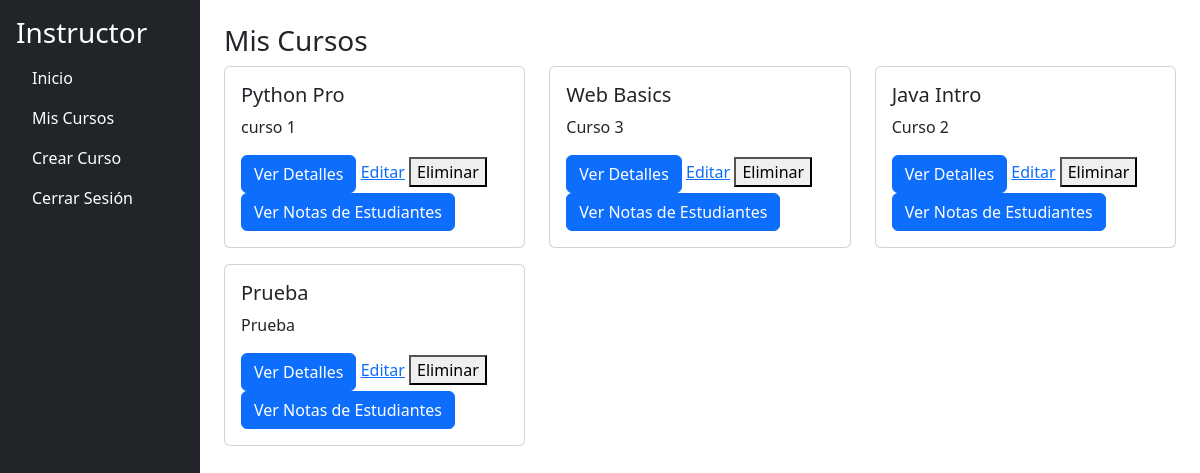
The page /instructor/courses (signed in) on the database its author committed.
### models.py (models this page shows, shortened)
class Course(db.Model):
    __tablename__ = 'courses'
    id = db.Column(db.Integer, primary_key=True)
    name = db.Column(db.String(200), nullable=False)
    description = db.Column(db.String(500), nullable=False)
    instructor_id = db.Column(db.Integer, db.ForeignKey('users.id'), nullable=False)
    modules = db.relationship('Module', back_populates='course', lazy=True, cascade='all, delete-orphan')
    enrollments = db.relationship(
        'CourseEnrollment', back_populates='course', lazy=True, cascade='all, delete-orphan'
    )

### app.py (the view)
@app.route('/instructor/courses', methods=['GET'])
@login_required
@role_required('instructor')
def instructor_courses():
    courses = Course.query.filter_by(instructor_id=current_user.id).all()
    return render_template('instructor/courses.html', courses=courses)

### app.py (called while the page is built)
@login_manager.user_loader
def load_user(user_id):
    return User.query.get(int(user_id))

def role_required(role):
    def decorator(f):
        @wraps(f)
        def decorated_function(*args, **kwargs):
            if not current_user.is_authenticated or current_user.role.name != role:
                abort(403)
            return f(*args, **kwargs)
        return decorated_function
    return decorator

### app/templates/instructor/courses.html (shortened to what this page needs)
{% extends "instructor/base_instructor.html" %}
{% block content %}
<div class="mb-4">
    <h3>Mis Cursos</h3>
    <div class="row">
        {% if courses %}
            {% for course in courses %}
            <div class="col-md-4">
                <div class="card mb-3">
                    <div class="card-body">
                        <h5 class="card-title">{{ course.name }}</h5>
                        <p class="card-text">{{ course.description }}</p>
                        <a href="{{ url_for('course_details', course_id=course.id) }}" class="btn btn-primary">Ver Detalles</a>
                        <a href="{{ url_for('edit_course', course_id=course.id) }}">Editar</a>
                        <form action="{{ url_for('delete_course', course_id=course.id) }}" method="POST" style="display:inline;">
                            <button type="submit">Eliminar</button>
                        </form>
                        <a href="{{ url_for('course_students', course_id=course.id) }}" class="btn btn-primary">Ver Notas de Estudiantes</a>
                    </div>
                </div>
            </div>
            {% endfor %}
        {% else %}
        <p>No has creado ningún curso todavía.</p>
        {% endif %}
    </div>
</div>
{% endblock %}

### rows shown on the page
Course: name "Python Pro", description "curso 1"
Course: name "Web Basics", description "Curso 3"
Course: name "Java Intro", description "Curso 2"
Course: name "Prueba", description "Prueba"
